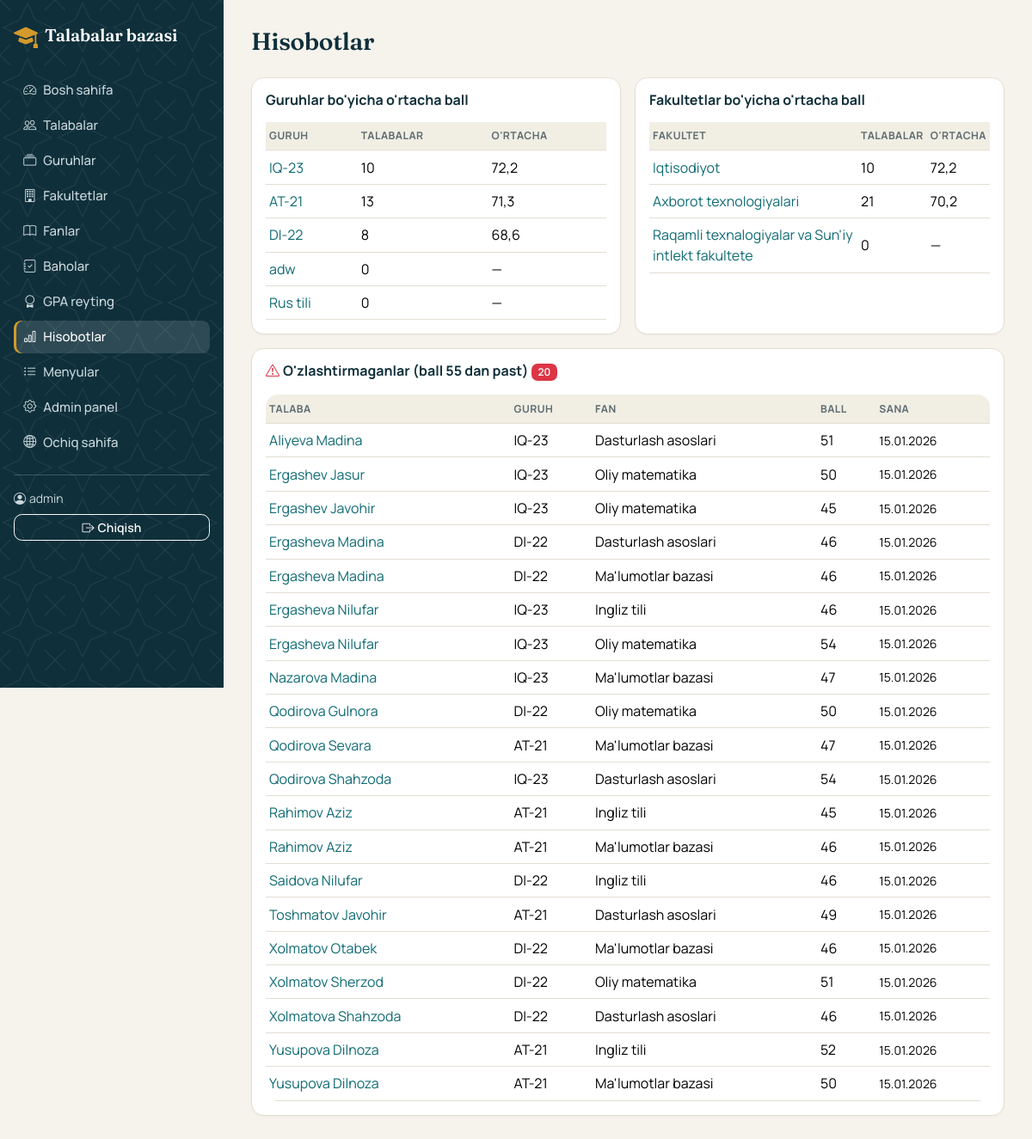
Before: /hisobotlar/ (signed in) with the older database file.
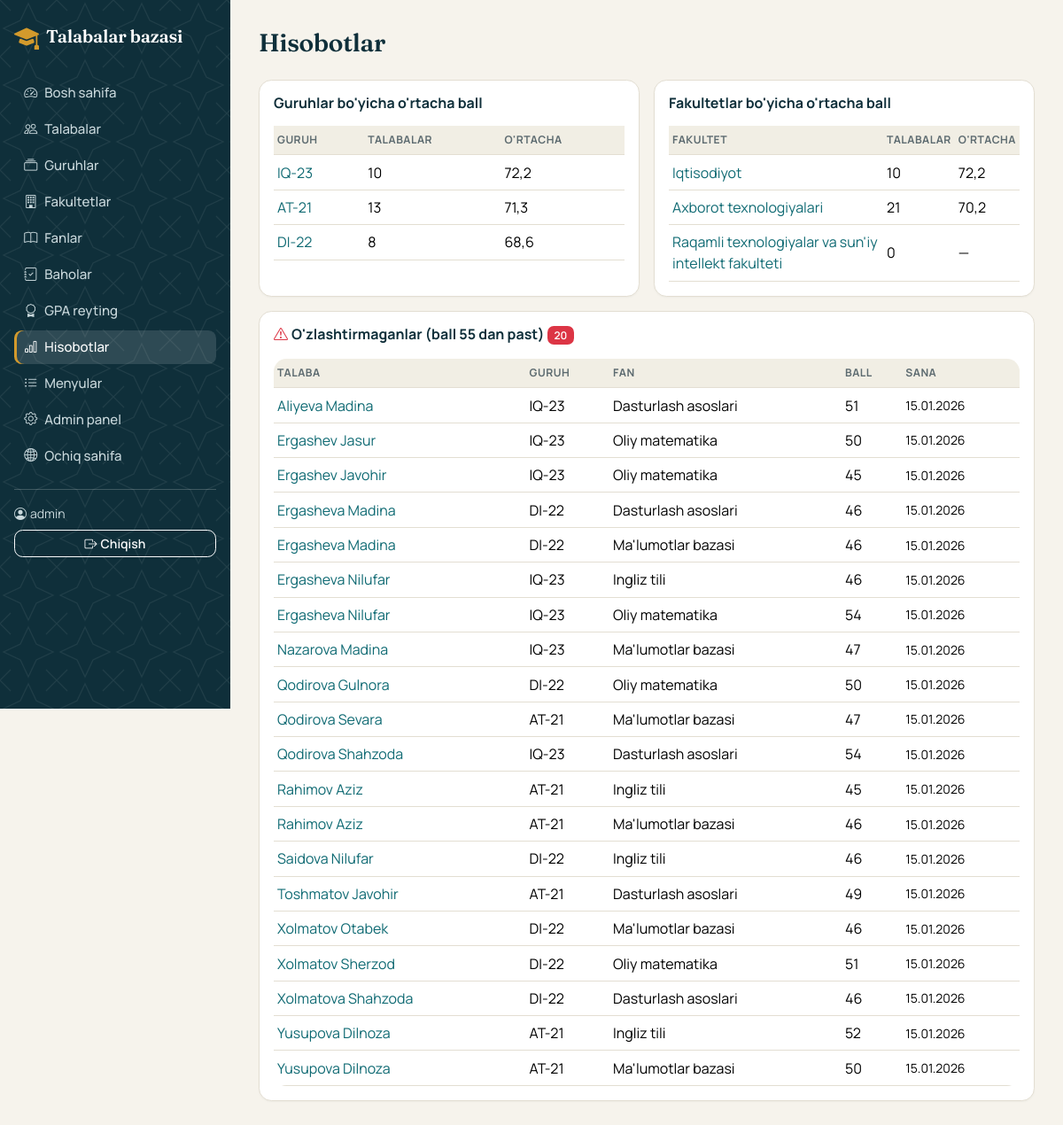
After: the same page with the newer database file.
### talabalar/models.py (models this page shows, shortened)
class Guruh(models.Model):
    nomi = models.CharField("Guruh nomi", max_length=50, unique=True)
    fakultet = models.ForeignKey(Fakultet, on_delete=models.PROTECT, related_name="guruhlar", verbose_name="Fakultet")
    yonalish = models.CharField("Yo'nalish", max_length=150)
    kurs = models.PositiveSmallIntegerField(
        "Kurs", validators=[MinValueValidator(1), MaxValueValidator(6)], default=1
    )
    class Meta:
        verbose_name = "Guruh"
        verbose_name_plural = "Guruhlar"
        ordering = ["nomi"]
    def __str__(self):
        return self.nomi

class Fakultet(models.Model):
    nomi = models.CharField("Nomi", max_length=150, unique=True)
    dekan = models.CharField("Dekan", max_length=150, blank=True)
    telefon = models.CharField("Telefon", max_length=20, blank=True)
    class Meta:
        verbose_name = "Fakultet"
        verbose_name_plural = "Fakultetlar"
        ordering = ["nomi"]

class Baho(models.Model):
    talaba = models.ForeignKey(Talaba, on_delete=models.CASCADE, related_name="baholar", verbose_name="Talaba")
    fan = models.ForeignKey(Fan, on_delete=models.PROTECT, related_name="baholar", verbose_name="Fan")
    ball = models.PositiveSmallIntegerField("Ball (0-100)", validators=[MaxValueValidator(100)])
    sana = models.DateField("Sana")
    class Meta:
        verbose_name = "Baho"
        verbose_name_plural = "Baholar"
        ordering = ["-sana"]
        constraints = [models.UniqueConstraint(fields=["talaba", "fan"], name="talaba_fan_unique")]

class Talaba(models.Model):
    JINS = [("E", "Erkak"), ("A", "Ayol")]
    TALIM_SHAKLI = [("grant", "Davlat granti"), ("kontrakt", "To'lov-kontrakt")]
    HOLAT = [
        ("oqiydi", "O'qiydi"),
        ("akademik", "Akademik ta'tilda"),
        ("chetlashtirilgan", "Chetlashtirilgan"),
        ("bitirgan", "Bitirgan"),
    ]
    familiya = models.CharField("Familiya", max_length=100)
    ism = models.CharField("Ism", max_length=100)
    otasining_ismi = models.CharField("Otasining ismi", max_length=100, blank=True)
    jinsi = models.CharField("Jinsi", max_length=1, choices=JINS)
    tugilgan_sana = models.DateField("Tug'ilgan sana")
    passport = models.CharField(
        "Pasport seriya/raqam",
        max_length=9,
        unique=True,
        validators=[RegexValidator(r"^[A-Z]{2}\d{7}$", "Format: AA1234567")],
    )
    telefon = models.CharField("Telefon", max_length=20, blank=True)
    email = models.EmailField("Email", blank=True)
    manzil = models.CharField("Manzil", max_length=255, blank=True)
    guruh = models.ForeignKey(Guruh, on_delete=models.PROTECT, related_name="talabalar", verbose_name="Guruh")
    qabul_yili = models.PositiveSmallIntegerField("Qabul yili")
    talim_shakli = models.CharField("Ta'lim shakli", max_length=10, choices=TALIM_SHAKLI, default="grant")
    holati = models.CharField("Holati", max_length=20, choices=HOLAT, default="oqiydi")
    yaratilgan = models.DateTimeField(auto_now_add=True)
    class Meta:
        verbose_name = "Talaba"
        verbose_name_plural = "Talabalar"
        ordering = ["familiya", "ism"]
    def get_absolute_url(self):
        return reverse("talaba_detail", args=[self.pk])

class Fan(models.Model):
    nomi = models.CharField("Fan nomi", max_length=150, unique=True)
    kredit = models.PositiveSmallIntegerField("Kredit", default=4)
    semestr = models.PositiveSmallIntegerField(
        "Semestr", validators=[MinValueValidator(1), MaxValueValidator(12)], default=1
    )
    oqituvchi = models.CharField("O'qituvchi", max_length=150, blank=True)
    class Meta:
        verbose_name = "Fan"
        verbose_name_plural = "Fanlar"
        ordering = ["semestr", "nomi"]
    def __str__(self):
        return self.nomi

### talabalar/views.py (the view)
# urls.py: path("hisobotlar/", views.Hisobotlar.as_view(), name="hisobotlar"),
class Hisobotlar(LoginRequiredMixin, TemplateView):
    template_name = "talabalar/hisobotlar.html"
    def get_context_data(self, **kwargs):
        ctx = super().get_context_data(**kwargs)
        yuqori = F("ortacha").desc(nulls_last=True)
        ctx.update(
            guruhlar=Guruh.objects.annotate(
                ortacha=Avg("talabalar__baholar__ball"), soni=Count("talabalar", distinct=True)
            ).order_by(yuqori),
            fakultetlar=Fakultet.objects.annotate(
                ortacha=Avg("guruhlar__talabalar__baholar__ball"), soni=Count("guruhlar__talabalar", distinct=True)
            ).order_by(yuqori),
            ozlashtirmaganlar=Baho.objects.filter(ball__lt=55)
            .select_related("talaba__guruh", "fan")
            .order_by("talaba__familiya", "talaba__ism", "fan__nomi"),
        )
        return ctx

### talabalar/context_processors.py (called while the page is built)
def menyular(request):
    return {"menyular": Menyu.objects.all(), "vaqtinchalik_baza": settings.VERCEL}

### talabalar/templates/talabalar/hisobotlar.html
{% extends "talabalar/base.html" %}
{% block content %}
<h3 class="mb-4">Hisobotlar</h3>
<div class="row g-3 mb-3">
  <div class="col-lg-6">
    <div class="card p-3 h-100">
      <h6 class="mb-3">Guruhlar bo'yicha o'rtacha ball</h6>
      <table class="table table-sm align-middle mb-0">
        <thead class="table-light"><tr><th>Guruh</th><th>Talabalar</th><th>O'rtacha</th></tr></thead>
        <tbody>
        {% for g in guruhlar %}
          <tr><td><a href="{% url 'talaba_list' %}?guruh={{ g.pk }}" class="text-decoration-none">{{ g.nomi }}</a></td><td>{{ g.soni }}</td><td>{{ g.ortacha|floatformat:1|default:"—" }}</td></tr>
        {% empty %}<tr><td colspan="3" class="text-center text-muted py-3">Guruhlar yo'q</td></tr>{% endfor %}
        </tbody>
      </table>
    </div>
  </div>
  <div class="col-lg-6">
    <div class="card p-3 h-100">
      <h6 class="mb-3">Fakultetlar bo'yicha o'rtacha ball</h6>
      <table class="table table-sm align-middle mb-0">
        <thead class="table-light"><tr><th>Fakultet</th><th>Talabalar</th><th>O'rtacha</th></tr></thead>
        <tbody>
        {% for f in fakultetlar %}
          <tr><td><a href="{% url 'talaba_list' %}?fakultet={{ f.pk }}" class="text-decoration-none">{{ f.nomi }}</a></td><td>{{ f.soni }}</td><td>{{ f.ortacha|floatformat:1|default:"—" }}</td></tr>
        {% empty %}<tr><td colspan="3" class="text-center text-muted py-3">Fakultetlar yo'q</td></tr>{% endfor %}
        </tbody>
      </table>
    </div>
  </div>
</div>
<div class="card p-3">
  <h6 class="mb-3"><i class="bi bi-exclamation-triangle text-danger me-1"></i>O'zlashtirmaganlar (ball 55 dan past) <span class="badge text-bg-danger">{{ ozlashtirmaganlar|length }}</span></h6>
  <div class="table-responsive">
    <table class="table table-sm table-hover align-middle mb-0">
      <thead class="table-light"><tr><th>Talaba</th><th>Guruh</th><th>Fan</th><th>Ball</th><th>Sana</th></tr></thead>
      <tbody>
      {% for b in ozlashtirmaganlar %}
        <tr>
          <td><a href="{{ b.talaba.get_absolute_url }}" class="text-decoration-none">{{ b.talaba.familiya }} {{ b.talaba.ism }}</a></td>
          <td>{{ b.talaba.guruh }}</td><td>{{ b.fan }}</td><td>{{ b.ball }}</td><td class="small">{{ b.sana|date:"d.m.Y" }}</td>
        </tr>
      {% empty %}<tr><td colspan="5" class="text-center text-muted py-3">O'zlashtirmaganlar yo'q</td></tr>{% endfor %}
      </tbody>
    </table>
  </div>
</div>
{% endblock %}

Changed rows visible on the page:
removed Guruh: nomi "adw", soni "0", ortacha "—"
removed Guruh: nomi "Rus tili", soni "0", ortacha "—"
changed Fakultet: nomi "Raqamli texnalogiyalar va Sun'iy intlekt fakultete" → "Raqamli texnologiyalar va sun'iy intellekt fakulteti"
